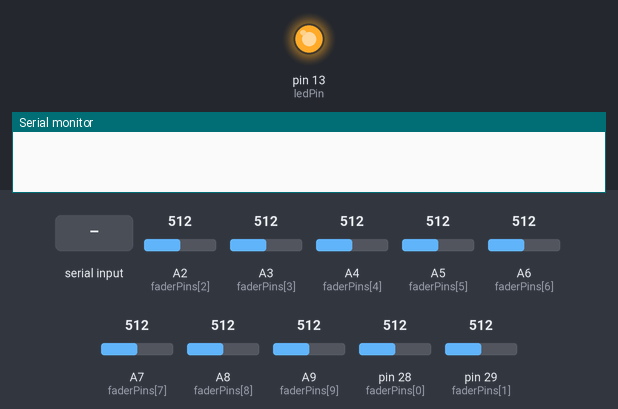
Recording of a sketch running on a simulated Teensy 4. Parts: output pins drawn as LEDs (lit = HIGH), the last lines printed to the serial monitor. The test bench sets the inputs (shaded band); at power-on: A2 (faderPins[2]) = 512, A3 (faderPins[3]) = 512, A4 (faderPins[4]) = 512, A5 (faderPins[5]) = 512, A6 (faderPins[6]) = 512, A7 (faderPins[7]) = 512, A8 (faderPins[8]) = 512, A9 (faderPins[9]) = 512, pin 28 (faderPins[0]) = 512, pin 29 (faderPins[1]) = 512 (analog values on the 0–1023 scale). EEPROM starts erased.

Above: at 0.1 s.
At 1.5 s:
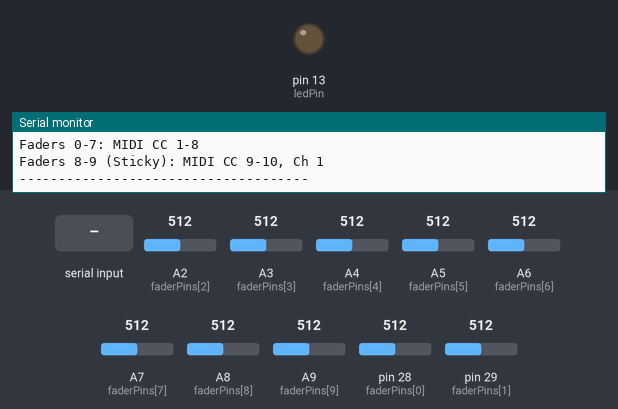
1.6 s: "G1:5:2\n" received over Serial
3.1 s: "D:150\n" received over Serial
4.6 s: "VG\n" received over Serial
Timing chart, 0 to 7.6 s (numbered marks = the images above; inputs shaded):
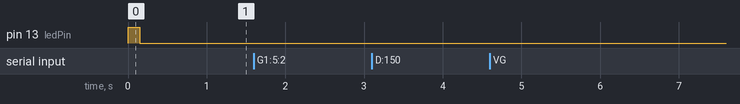

The sketch:

OpenLightingController_Firmware.ino
```cpp
//    .------..------..------.
//    |O.--. ||L.--. ||C.--. |
//    | :/\: || :/\: || :/\: |
//    | :\/: || (__) || :\/: |
//    | '--'O|| '--'L|| '--'C|
//    `------'`------'`------'
//    Welcome to the OpenLightingControllerFirmware by L. White.
//    Last modified 12/04/2026 (DD/MM/YYYY) at 2:29PM AEST
//    Designed for usage with OpenLightingController Project by L.White,
//    a customizable and open-source lighting control board designed to interface with dot2 by MA Lighting.


//---------------------------
//  Welcome to the Library
//---------------------------
#include <Keypad.h>
#include <EEPROM.h>

//---------------------------
//    Hardware Definitions
//---------------------------

// Matrix Settings:
const byte ROWS = 4; //The number of rows in your matrix.
const byte COLS = 8; //The number of columns in your matrix.

// Map out the physical keyswitch grid to real characters.
char keys[ROWS][COLS] = {
  { 0,  1,  2,  3,  4,  5,  6,  7},
  { 8,  9, 10, 11, 12, 13, 14, 15},
  {16, 17, 18, 19, 20, 21, 22, 23},
  {24, 25, 26, 27, 28, 29, 30, 31}
};
byte rowPins[ROWS] = {3,2,1,0}; //MATCH TO PCB
byte colPins[COLS] = {32,31,39,9,8,7,5,4};
Keypad kpd = Keypad(makeKeymap(keys), rowPins, colPins, ROWS, COLS);

const int PAGE_BUTTON = 29; //The button dedicated to changing pages.
const int NUM_PAGES = 2; //The number of pages. Less is more!
int currentPage = 0;

//Fader settings
const int numFaders = 10;
const int faderPins[numFaders] = {A14, A15, A2, A3, A4, A5, A6, A7, A8, A9}; //Change this!!!
const int FaderThreshold = 2;
int lastSentValue[numFaders];
const int deadZone = 4;


// Soft Takeover Engine
int virtualFaders[NUM_PAGES][numFaders]; //Stores the fader value for each page.
int lastPhysicalPos[numFaders];          // Tracks where the physical fader actually is
bool faderLocked[numFaders];             //Tracks whether the fader is waiting to catch up.

//Status LED
const int ledPin=13;

//---------------------------
//  State and Memory Logic
//---------------------------

uint8_t buttonGroups[NUM_PAGES][32];

//---------------------------
//      Intitialization
//---------------------------
void setup() {
  Serial.begin(115200);
  pinMode(ledPin, OUTPUT);
  kpd.addEventListener(keypadEvent);
  analogReadResolution(10);

  //Init Fader Engines
  for(int p=0; p < NUM_PAGES; p++) {
    for(int f = 0; f < numFaders; f++) {
      virtualFaders[p][f] = 0;
    }
  }

  for(int f=0; f < numFaders; f++) {
    lastPhysicalPos[f] = analogRead(faderPins[f]) / 8;
    faderLocked[f] = false;
  }

  //Retrieve Group Logic from EEPROM
  EEPROM.get(0, buttonGroups);
  if (buttonGroups[0][0] == 255) {//Reset if blank
    for(int p=0; p<NUM_PAGES; p++) {
      for(int i=0; i<32; i++) buttonGroups[p][i] = 0;
    }
  }
  blinkPageLED();


  Serial.println("====Status Report====");
  for (int p = 0; p < NUM_PAGES; p++) {
    Serial.print("Page "); Serial.print(p+1);
    Serial.print(": Standard Midi Ch"); Serial.println (p+1);
  }
  Serial.println("Sticky Controls (Master/B.O./Tempo): MIDI Ch 1");
  Serial.println("-------------------------------------");

  // --- MIDI Configuration Report ---
  Serial.println("\n====Midi Info====");
  Serial.println("Buttons 0-29: MIDI Notes 0-29");
  Serial.println("Button 30 (Sticky): MIDI Note 30, Ch 1");
  Serial.println("Button 31 (Sticky): MIDI Note 31, Ch 1");
  Serial.println("Faders 0-7: MIDI CC 1-8");
  Serial.println("Faders 8-9 (Sticky): MIDI CC 9-10, Ch 1");
  Serial.println("-------------------------------------");
}

//---------------------------
//      Main Engine
//---------------------------

void loop() {
  kpd.getKey();
  readFaders();
  if (Serial.available() > 0) processCLI();
  while(usbMIDI.read()) {}
}

//---------------------------
// Fader Logic (soft takeover engine)
//---------------------------

void readFaders() {
  for (int i = 0; i < numFaders; i++) {
    bool isGlobal = (i == 8 || i == 9);
    int activePage = isGlobal ? 0 : currentPage;

    int currentPhysicalPos = analogRead(faderPins[i]) / 8;
    int targetVirtualPos = virtualFaders[activePage][i]; // Use activePage here

    // Apply deadzone
    if (currentPhysicalPos < deadZone) currentPhysicalPos = 0;
    if (currentPhysicalPos > (127 - deadZone)) currentPhysicalPos = 127;

    // Check if fader can be unlocked (Soft Takeover)
    if (faderLocked[i]) {
      if ((lastPhysicalPos[i] <= targetVirtualPos && currentPhysicalPos >= targetVirtualPos) ||
          (lastPhysicalPos[i] >= targetVirtualPos && currentPhysicalPos <= targetVirtualPos)) {
        faderLocked[i] = false;
      }
    }

    // Send MIDI if unlocked
    if (!faderLocked[i] && abs(currentPhysicalPos - targetVirtualPos) >= FaderThreshold) {
      usbMIDI.sendControlChange(i + 1, currentPhysicalPos, activePage + 1);
      virtualFaders[activePage][i] = currentPhysicalPos;
    }
    lastPhysicalPos[i] = currentPhysicalPos; //Remember this for the next loop
  }
}

//---------------------------
// Matrix Logic (including paging + interlocks)
//---------------------------

void keypadEvent(KeypadEvent key){
  int noteNumber = (int)key;
  KeyState state = kpd.getState(); // Store the state of the key

  if (state == PRESSED) {
    if (noteNumber == PAGE_BUTTON) {
      currentPage++;
      if (currentPage >= NUM_PAGES) currentPage = 0;
      for (int f=0; f < numFaders; f++) faderLocked[f] = true;
      blinkPageLED();
      return;
    }

    uint8_t myGroup = buttonGroups[currentPage][noteNumber];
    int midiChannel = (noteNumber == 31 || noteNumber == 30) ? 1 : currentPage + 1;

    // Interlock logic
    if (myGroup > 0) {
      for (int i = 0; i < 32; i++) { // Semicolon fix
        if (buttonGroups[currentPage][i] == myGroup && i != noteNumber && i != PAGE_BUTTON) {
          usbMIDI.sendNoteOff(i, 0, midiChannel);
        }
      }
    }
    usbMIDI.sendNoteOn(noteNumber, 127, midiChannel);
  }

  if (state == RELEASED && noteNumber != PAGE_BUTTON)  {
    int midiChannel = (noteNumber == 31 || noteNumber == 30) ? 1 : currentPage + 1;
    usbMIDI.sendNoteOff(noteNumber, 0, midiChannel);
  }
}

//---------------------------
//      UI Feedback
//---------------------------

void blinkPageLED() {
  for (int i =0; i <= currentPage; i++) {
    digitalWrite(ledPin, HIGH);
    delay (150);
    digitalWrite(ledPin, LOW);
    delay (150);
  }
}

//---------------------------
//      CLI Interface
//---------------------------

void processCLI() {
  String cmd = Serial.readStringUntil('\n');
  cmd.trim();


  //View Groups CMD:
  if (cmd.equalsIgnoreCase("VG")) {
    Serial.println("====Current Group Assignments====");
    bool found = false;
    for (int p =0; p < NUM_PAGES; p++) {
      for (int i = 0; i < 32; i++) {
        if (buttonGroups[p][i] > 0) {
          Serial.print("Page: "); Serial.print(p + 1);
          Serial.print("  | Button: "); Serial.print(i);
          Serial.print("  | Group: "); Serial.println(buttonGroups[p][i]);
          found = true;

        }
      }
    }
    if (!found) Serial.println("No groups assigned.");
    Serial.println("---------------------------------");
  }


  // Format: "G<Page>:<Note>:<Group>" (e.g., "G1:5:2" = Page 1, Button 5, Group 2)
  //Handle group creation/assignment
  if (cmd.startsWith("G")) {
    int firstColon = cmd.indexOf(':');
    int secondColon = cmd.indexOf(':', firstColon + 1);

    if (firstColon > 0 && secondColon > 0) {
      int p = cmd.substring(1, firstColon).toInt() - 1;
      int note = cmd.substring(firstColon + 1, secondColon).toInt();
      int group = cmd.substring(secondColon + 1).toInt();

      if (p >=0 && p < NUM_PAGES && note >= 0 && note < 32) {
        buttonGroups[p][note] = group;
        EEPROM.put(0, buttonGroups);
        Serial.println("Group Saved.");
      }
    }
  }
  //Handle Group Deletion
  else if (cmd.startsWith("D")) {
    int colon = cmd.indexOf(':');

    if (colon > 0) {
      int p = cmd.substring(1, colon).toInt() - 1;
      int note = cmd.substring(colon + 1).toInt();
      buttonGroups[p][note] = 0;
      EEPROM.put(0, buttonGroups);
      Serial.print("Group cleared for Page "); Serial.print(p+1);
      Serial.print(" Note "); Serial.println(note);
    }
  }
}
```
